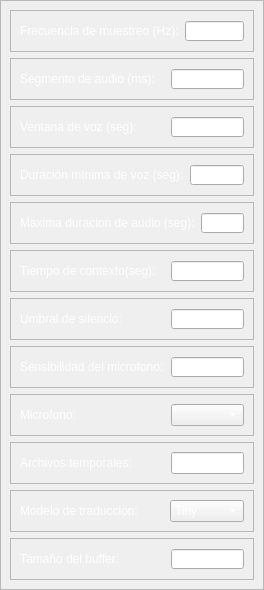
               <widget class="QWidget" name="ConfiguracionAudio">
                <property name="geometry">
                 <rect>
                  <x>0</x>
                  <y>0</y>
                  <width>264</width>
                  <height>544</height>
                 </rect>
                </property>
                <property name="minimumSize">
                 <size>
                  <width>0</width>
                  <height>0</height>
                 </size>
                </property>
                <attribute name="icon">
                 <iconset>
                  <normaloff>../../../../../.designer/backup/imgs/toolbox.svg</normaloff>../../../../../.designer/backup/imgs/toolbox.svg</iconset>
                </attribute>
                <attribute name="label">
                 <string>Configuracion de Traduccion</string>
                </attribute>
                <layout class="QVBoxLayout" name="verticalLayout_9">
                 <property name="spacing">
                  <number>0</number>
                 </property>
                 <property name="leftMargin">
                  <number>0</number>
                 </property>
                 <property name="topMargin">
                  <number>0</number>
                 </property>
                 <property name="rightMargin">
                  <number>0</number>
                 </property>
                 <property name="bottomMargin">
                  <number>0</number>
                 </property>
                 <item>
                  <widget class="QFrame" name="frame_7">
                   <property name="minimumSize">
                    <size>
                     <width>0</width>
                     <height>0</height>
                    </size>
                   </property>
                   <property name="styleSheet">
                    <string notr="true">QSpinBox, QDoubleSpinBox, QComboBox, QLabel,QLineEdit{
	color:white
}</string>
                   </property>
                   <property name="frameShape">
                    <enum>QFrame::StyledPanel</enum>
                   </property>
                   <property name="frameShadow">
                    <enum>QFrame::Raised</enum>
                   </property>
                   <layout class="QVBoxLayout" name="verticalLayout_8" stretch="1,0,1,1,1,1,1,0,1,1,1,0">
                    <item>
                     <widget class="QFrame" name="frame_9">
                      <property name="frameShape">
                       <enum>QFrame::StyledPanel</enum>
                      </property>
                      <property name="frameShadow">
                       <enum>QFrame::Raised</enum>
                      </property>
                      <layout class="QHBoxLayout" name="horizontalLayout_4" stretch="2,1">
                       <item>
                        <widget class="QLabel" name="label">
                         <property name="sizePolicy">
                          <sizepolicy hsizetype="Expanding" vsizetype="Fixed">
                           <horstretch>0</horstretch>
                           <verstretch>0</verstretch>
                          </sizepolicy>
                         </property>
                         <property name="toolTip">
                          <string>Cantidad de muestras de audio por segundo para el procesamiento</string>
                         </property>
                         <property name="text">
                          <string>Frecuencia de muestreo (Hz):</string>
                         </property>
                        </widget>
                       </item>
                       <item>
                        <widget class="QSpinBox" name="rate">
                         <property name="buttonSymbols">
                          <enum>QAbstractSpinBox::NoButtons</enum>
                         </property>
                         <property name="maximum">
                          <number>100000</number>
                         </property>
                         <property name="value">
                          <number>16000</number>
                         </property>
                        </widget>
                       </item>
                      </layout>
                     </widget>
                    </item>
                    <item>
                     <widget class="QFrame" name="frame_8">
                      <property name="frameShape">
                       <enum>QFrame::StyledPanel</enum>
                      </property>
                      <property name="frameShadow">
                       <enum>QFrame::Raised</enum>
                      </property>
                      <layout class="QHBoxLayout" name="horizontalLayout_5" stretch="2,1">
                       <item>
                        <widget class="QLabel" name="label_3">
                         <property name="toolTip">
                          <string>Duración de los fragmentos de audio analizados en cada ciclo</string>
                         </property>
                         <property name="text">
                          <string>Segmento de audio (ms):</string>
                         </property>
                        </widget>
                       </item>
                       <item>
                        <widget class="QSpinBox" name="chunk_duration">
                         <property name="buttonSymbols">
                          <enum>QAbstractSpinBox::NoButtons</enum>
                         </property>
                         <property name="maximum">
                          <number>100</number>
                         </property>
                         <property name="value">
                          <number>30</number>
                         </property>
                        </widget>
                       </item>
                      </layout>
                     </widget>
                    </item>
                    <item>
                     <widget class="QFrame" name="frame_10">
                      <property name="frameShape">
                       <enum>QFrame::StyledPanel</enum>
                      </property>
                      <property name="frameShadow">
                       <enum>QFrame::Raised</enum>
                      </property>
                      <layout class="QHBoxLayout" name="horizontalLayout_6" stretch="2,1">
                       <item>
                        <widget class="QLabel" name="label_4">
                         <property name="toolTip">
                          <string>Tiempo máximo permitido luego del silencio</string>
                         </property>
                         <property name="text">
                          <string>Ventana de voz (seg):</string>
                         </property>
                        </widget>
                       </item>
                       <item>
                        <widget class="QDoubleSpinBox" name="voice_window">
                         <property name="buttonSymbols">
                          <enum>QAbstractSpinBox::NoButtons</enum>
                         </property>
                         <property name="decimals">
                          <number>1</number>
                         </property>
                         <property name="maximum">
                          <double>3.000000000000000</double>
                         </property>
                         <property name="singleStep">
                          <double>0.100000000000000</double>
                         </property>
                         <property name="value">
                          <double>0.400000000000000</double>
                         </property>
                        </widget>
                       </item>
                      </layout>
                     </widget>
                    </item>
                    <item>
                     <widget class="QFrame" name="frame_11">
                      <property name="frameShape">
                       <enum>QFrame::StyledPanel</enum>
                      </property>
                      <property name="frameShadow">
                       <enum>QFrame::Raised</enum>
                      </property>
                      <layout class="QHBoxLayout" name="horizontalLayout_7" stretch="2,1">
                       <item>
                        <widget class="QLabel" name="label_5">
                         <property name="toolTip">
                          <string>Duración mínima de una señal para ser detectada como voz</string>
                         </property>
                         <property name="text">
                          <string>Duración mínima de voz (seg):</string>
                         </property>
                        </widget>
                       </item>
                       <item>
                        <widget class="QDoubleSpinBox" name="min_voice_duration">
                         <property name="buttonSymbols">
                          <enum>QAbstractSpinBox::NoButtons</enum>
                         </property>
                         <property name="decimals">
                          <number>1</number>
                         </property>
                         <property name="maximum">
                          <double>3.000000000000000</double>
                         </property>
                         <property name="singleStep">
                          <double>0.100000000000000</double>
                         </property>
                         <property name="value">
                          <double>0.300000000000000</double>
                         </property>
                        </widget>
                       </item>
                      </layout>
                     </widget>
                    </item>
                    <item>
                     <widget class="QFrame" name="frame_16">
                      <property name="frameShape">
                       <enum>QFrame::StyledPanel</enum>
                      </property>
                      <property name="frameShadow">
                       <enum>QFrame::Raised</enum>
                      </property>
                      <layout class="QHBoxLayout" name="horizontalLayout_10" stretch="2,1">
                       <item>
                        <widget class="QLabel" name="label_9">
                         <property name="toolTip">
                          <string>Límite máximo de duración para procesar un segmento de audio</string>
                         </property>
                         <property name="text">
                          <string>Maxima duracion de audio (seg):</string>
                         </property>
                        </widget>
                       </item>
                       <item>
                        <widget class="QDoubleSpinBox" name="max_continuous_speech_time">
                         <property name="buttonSymbols">
                          <enum>QAbstractSpinBox::NoButtons</enum>
                         </property>
                         <property name="decimals">
                          <number>1</number>
                         </property>
                         <property name="minimum">
                          <double>1.000000000000000</double>
                         </property>
                         <property name="maximum">
                          <double>15.000000000000000</double>
                         </property>
                         <property name="singleStep">
                          <double>0.500000000000000</double>
                         </property>
                         <property name="value">
                          <double>5.000000000000000</double>
                         </property>
                        </widget>
                       </item>
                      </layout>
                     </widget>
                    </item>
                    <item>
                     <widget class="QFrame" name="frame_14">
                      <property name="frameShape">
                       <enum>QFrame::StyledPanel</enum>
                      </property>
                      <property name="frameShadow">
                       <enum>QFrame::Raised</enum>
                      </property>
                      <layout class="QHBoxLayout" name="horizontalLayout_11" stretch="2,1">
                       <item>
                        <widget class="QLabel" name="label_10">
                         <property name="toolTip">
                          <string>Tiempo previo considerado para mantener la coherencia</string>
                         </property>
                         <property name="text">
                          <string>Tiempo de contexto(seg):</string>
                         </property>
                        </widget>
                       </item>
                       <item>
                        <widget class="QDoubleSpinBox" name="cut_time">
                         <property name="buttonSymbols">
                          <enum>QAbstractSpinBox::NoButtons</enum>
                         </property>
                         <property name="decimals">
                          <number>1</number>
                         </property>
                         <property name="maximum">
                          <double>15.000000000000000</double>
                         </property>
                         <property name="singleStep">
                          <double>0.500000000000000</double>
                         </property>
                         <property name="value">
                          <double>2.000000000000000</double>
                         </property>
                        </widget>
                       </item>
                      </layout>
                     </widget>
                    </item>
                    <item>
                     <widget class="QFrame" name="frame_12">
                      <property name="frameShape">
                       <enum>QFrame::StyledPanel</enum>
                      </property>
                      <property name="frameShadow">
                       <enum>QFrame::Raised</enum>
                      </property>
                      <property name="lineWidth">
                       <number>0</number>
                      </property>
                      <layout class="QHBoxLayout" name="horizontalLayout_8" stretch="2,1">
                       <item>
                        <widget class="QLabel" name="label_6">
                         <property name="toolTip">
                          <string>Nivel mínimo de volumen para distinguir el silencio del habla</string>
                         </property>
                         <property name="text">
                          <string>Umbral de silencio:</string>
                         </property>
                        </widget>
                       </item>
                       <item>
                        <widget class="QSpinBox" name="threshold">
                         <property name="buttonSymbols">
                          <enum>QAbstractSpinBox::NoButtons</enum>
                         </property>
                         <property name="prefix">
                          <string/>
                         </property>
                         <property name="maximum">
                          <number>5000</number>
                         </property>
                         <property name="value">
                          <number>500</number>
                         </property>
                        </widget>
                       </item>
                      </layout>
                     </widget>
                    </item>
                    <item>
                     <widget class="QFrame" name="frame_4">
                      <property name="frameShape">
                       <enum>QFrame::StyledPanel</enum>
                      </property>
                      <property name="frameShadow">
                       <enum>QFrame::Raised</enum>
                      </property>
                      <layout class="QHBoxLayout" name="horizontalLayout_17" stretch="2,1">
                       <item>
                        <widget class="QLabel" name="label_14">
                         <property name="toolTip">
                          <string>Ajusta la captación de sonidos del micrófono</string>
                         </property>
                         <property name="text">
                          <string>Sensibilidad del microfono:</string>
                         </property>
                        </widget>
                       </item>
                       <item>
                        <widget class="QSpinBox" name="vad">
                         <property name="buttonSymbols">
                          <enum>QAbstractSpinBox::NoButtons</enum>
                         </property>
                         <property name="maximum">
                          <number>5</number>
                         </property>
                         <property name="value">
                          <number>2</number>
                         </property>
                        </widget>
                       </item>
                      </layout>
                     </widget>
                    </item>
                    <item>
                     <widget class="QFrame" name="frame_25">
                      <property name="frameShape">
                       <enum>QFrame::StyledPanel</enum>
                      </property>
                      <property name="frameShadow">
                       <enum>QFrame::Raised</enum>
                      </property>
                      <layout class="QHBoxLayout" name="horizontalLayout_19" stretch="2,1">
                       <item>
                        <widget class="QLabel" name="label_17">
                         <property name="toolTip">
                          <string>Selecciona el dispositivo de entrada de audio</string>
                         </property>
                         <property name="text">
                          <string>Microfono:</string>
                         </property>
                        </widget>
                       </item>
                       <item>
                        <widget class="QComboBox" name="microphoneComboBox"/>
                       </item>
                      </layout>
                     </widget>
                    </item>
                    <item>
                     <widget class="QFrame" name="frame_15">
                      <property name="frameShape">
                       <enum>QFrame::StyledPanel</enum>
                      </property>
                      <property name="frameShadow">
                       <enum>QFrame::Raised</enum>
                      </property>
                      <layout class="QHBoxLayout" name="horizontalLayout_12" stretch="2,1">
                       <item>
                        <widget class="QLabel" name="label_8">
                         <property name="toolTip">
                          <string>Carpeta donde se guardan los audios procesados temporalmente</string>
                         </property>
                         <property name="text">
                          <string>Archivos temporales:</string>
                         </property>
                        </widget>
                       </item>
                       <item>
                        <widget class="QLineEdit" name="temp_dir">
                         <property name="text">
                          <string>./temp</string>
                         </property>
                         <property name="placeholderText">
                          <string>Hola</string>
                         </property>
                        </widget>
                       </item>
                      </layout>
                     </widget>
                    </item>
                    <item>
                     <widget class="QFrame" name="frame_13">
                      <property name="frameShape">
                       <enum>QFrame::StyledPanel</enum>
                      </property>
                      <property name="frameShadow">
                       <enum>QFrame::Raised</enum>
                      </property>
                      <layout class="QHBoxLayout" name="horizontalLayout_9" stretch="2,1">
                       <item>
                        <widget class="QLabel" name="label_7">
                         <property name="toolTip">
                          <string>Modelo utilizado para traducir el audio en tiempo real</string>
                         </property>
                         <property name="text">
                          <string>Modelo de traduccion:</string>
                         </property>
                        </widget>
                       </item>
                       <item>
                        <widget class="QComboBox" name="whisper_model">
                         <property name="frame">
                          <bool>true</bool>
                         </property>
                         <item>
                          <property name="text">
                           <string>Tiny</string>
                          </property>
                         </item>
                         <item>
                          <property name="text">
                           <string>Base</string>
                          </property>
                         </item>
                         <item>
                          <property name="text">
                           <string>Small</string>
                          </property>
                         </item>
                         <item>
                          <property name="text">
                           <string>Medium</string>
                          </property>
                         </item>
                         <item>
                          <property name="text">
                           <string>Large</string>
                          </property>
                         </item>
                        </widget>
                       </item>
                      </layout>
                     </widget>
                    </item>
                    <item>
                     <widget class="QFrame" name="frame_23">
                      <property name="frameShape">
                       <enum>QFrame::StyledPanel</enum>
                      </property>
                      <property name="frameShadow">
                       <enum>QFrame::Raised</enum>
                      </property>
                      <layout class="QHBoxLayout" name="horizontalLayout_18" stretch="2,1">
                       <item>
                        <widget class="QLabel" name="label_16">
                         <property name="text">
                          <string>Tamaño del buffer:</string>
                         </property>
                        </widget>
                       </item>
                       <item>
                        <widget class="QSpinBox" name="buffer_size">
                         <property name="buttonSymbols">
                          <enum>QAbstractSpinBox::NoButtons</enum>
                         </property>
                         <property name="maximum">
                          <number>2000</number>
                         </property>
                         <property name="value">
                          <number>200</number>
                         </property>
                        </widget>
                       </item>
                      </layout>
                     </widget>
                    </item>
                   </layout>
                  </widget>
                 </item>
                </layout>
               </widget>
